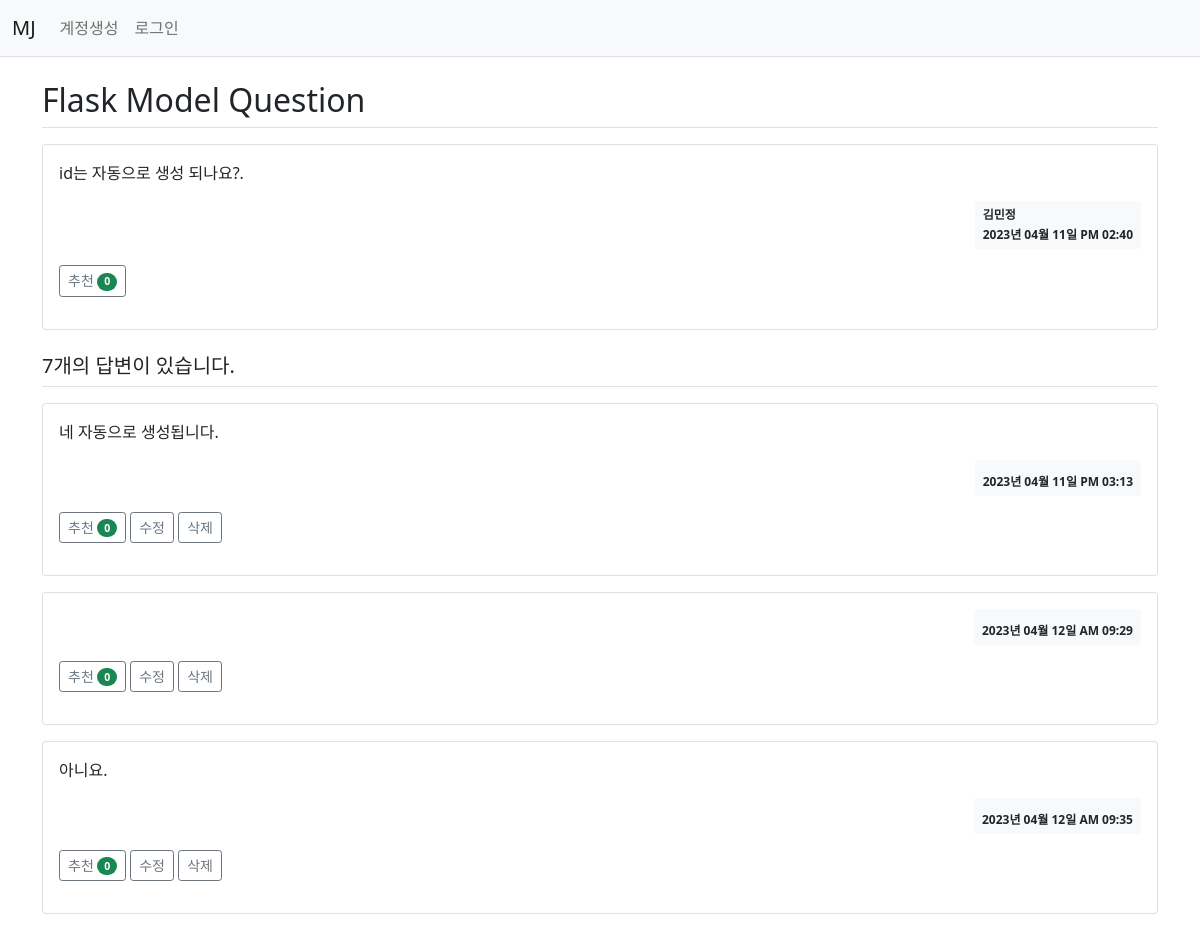
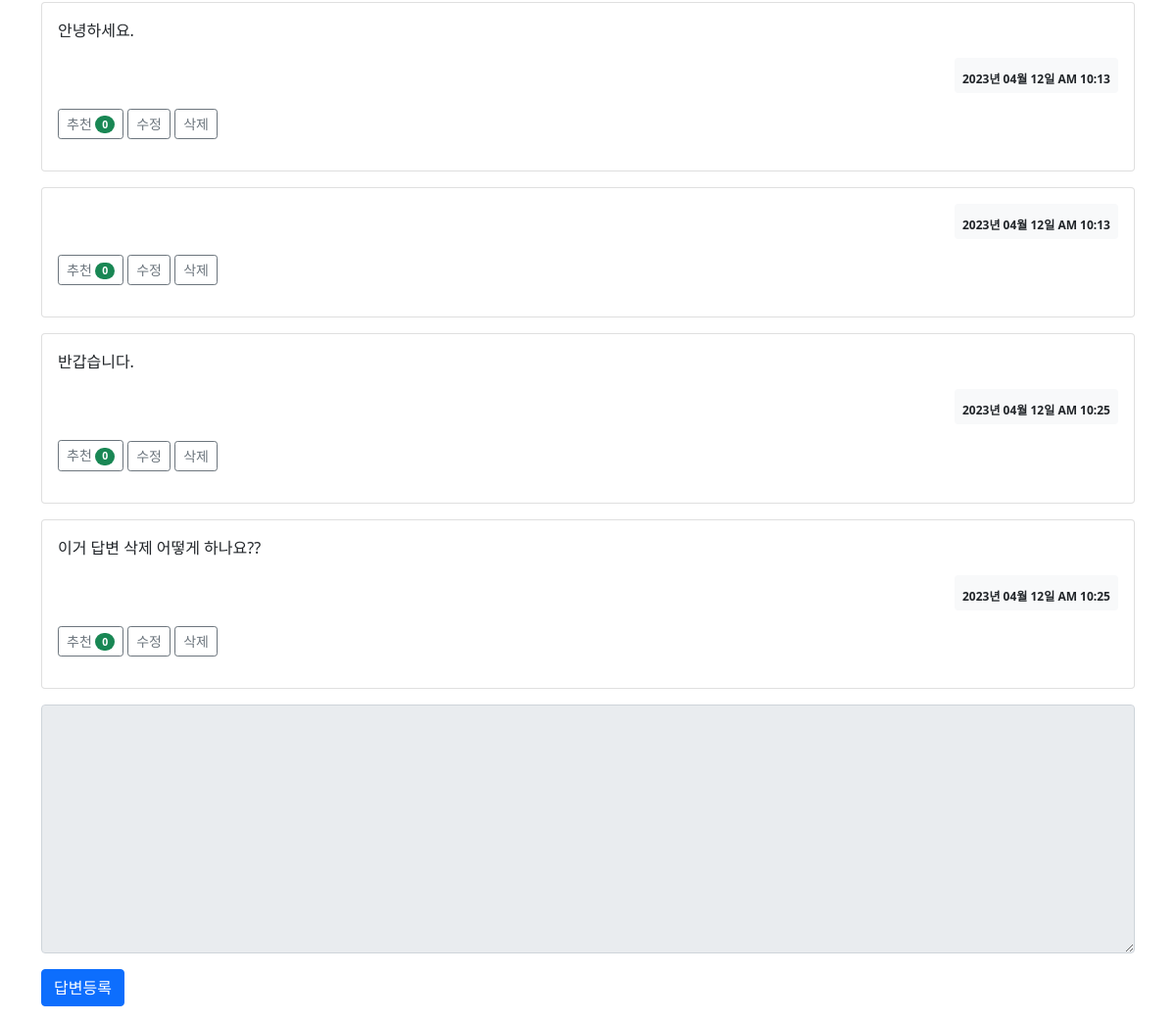
Screenshot of /question/detail/2/ with the database file from the repository (2 pictures, top to bottom).
### mj/models.py (models this page shows)
class Question(db.Model):
    id = db.Column(db.Integer, primary_key=True)
    subject = db.Column(db.String(200), nullable=False)
    content = db.Column(db.Text(), nullable=False)
    create_date = db.Column(db.DateTime(), nullable=False)
    user_id = db.Column(db.Integer, db.ForeignKey('user.id', ondelete='CASCADE'), nullable=False)
    user = db.relationship('User', backref=db.backref('question_set'))
    modify_date = db.Column(db.DateTime(), nullable=True)
    voter = db.relationship('User', secondary=question_voter, backref=db.backref('question_voter_set'))
    views = db.Column(db.Integer, server_default='0')

class User(db.Model):
    id = db.Column(db.Integer, primary_key=True)
    username = db.Column(db.String(150), unique=True, nullable=False)
    password = db.Column(db.String(200), nullable=False)
    email = db.Column(db.String(120), unique=True, nullable=False)

class Answer(db.Model):
    id = db.Column(db.Integer, primary_key=True)
    question_id = db.Column(db.Integer, db.ForeignKey('question.id', ondelete='CASCADE'))
    question = db.relationship('Question', backref=db.backref('answer_set'))
    content = db.Column(db.Text(), nullable=False)
    create_date = db.Column(db.DateTime(), nullable=False)
    user_id = db.Column(db.Integer, db.ForeignKey('user.id', ondelete='CASCADE'), nullable=True, server_default='1')
    user = db.relationship('User', backref=db.backref('answer_set'))
    modify_date = db.Column(db.DateTime(), nullable=True)
    voter = db.relationship('User', secondary=answer_voter, backref=db.backref('answer_voter_set'))

### mj/views/question_views.py (the view)
@bp.route('/detail/<int:question_id>/')
def detail(question_id):
    form = AnswerForm()
    question = Question.query.get_or_404(question_id)
    question.views +=1
    db.session.commit()
    return render_template('question/question_detail.html', question=question, form=form)

### mj/forms.py
class AnswerForm(FlaskForm):
    content = TextAreaField('내용', validators=[DataRequired('내용은 필수입력 항목입니다.')])

### mj/filter.py (called while the page is built)
def format_datetime(value, fmt='%Y년 %m월 %d일 %p %I:%M'):
    return value.strftime(fmt)

### mj/views/auth_views.py (called while the page is built)
@bp.before_app_request
def load_logged_in_user():
    user_id = session.get('user_id')
    if user_id is None:
        g.user = None
    else:
        g.user = User.query.get(user_id)

### mj/templates/question/question_detail.html (shortened to what this page needs)
<!DOCTYPE html>
<html lang="en">
<head>
</head>
<body>
{% extends 'base.html' %}
{% block content %}
<div class="container my-3">
    <h2 class="border-bottom py-2">{{ question.subject }}</h2>
    <div class="card my-3">
        <div class="card-body">
            <div class="card-text">{{ question.content|markdown}}</div>
            <div class="d-flex justify-content-end">
                <div class="badge bg-light text-dark p-2 text-start">
                    <div class="mb-2">{{question.user.username}}</div>
                    <div>{{ question.create_date|datetime }}</div>
                </div>
            </div>
            <div class="my-3">
                <a href="javascript:void(0)" data-uri="{{ url_for('question.vote', question_id=question.id) }}"
               class="recommend btn btn-sm btn-outline-secondary"> 추천
                <span class="badge rounded-pill bg-success">{{ question.voter|length }}</span>
            </a>
            </div>
        </div>
    </div>
    <h5 class="border-bottom my-3 py-2">{{ question.answer_set|length }}개의 답변이 있습니다.</h5>
    {% for answer in question.answer_set %}
    <div class="card my-3">
        <div class="card-body">
            <div class="card-text">{{ answer.content|markdown }}</div>
            <div class="d-flex justify-content-end">
                <div class="badge bg-light text-dark p-2 text-start">
                    <div>{{ answer.create_date|datetime }}</div>
                </div>
            </div>
            <div class="my-3">
                <a href="javascript:void(0)" data-uri="{{ url_for('answer.vote', answer_id=answer.id) }}"
               class="recommend btn btn-sm btn-outline-secondary"> 추천
                <span class="badge rounded-pill bg-success">{{ answer.voter|length }}</span>
            </a>
            {% if g.user == answer.user %}
            <a href="{{ url_for('answer.modify', answer_id=answer.id) }}"
               class="btn btn-sm btn-outline-secondary">수정</a>
             <a href="#" class="delete btn btn-sm btn-outline-secondary "
               data-uri="{{ url_for('answer.delete', answer_id=answer.id) }}">삭제</a>
            {% endif %}
        </div>
        </div>
    </div>
    {% endfor %}
    <form action="{{ url_for('answer.create', question_id=question.id) }}" method="post" class="my-3">
        <div class="mb-3">
            <textarea {% if not g.user %}disabled{% endif %}
                      name="content" id="content" class="form-control" rows="10"></textarea>
        </div>
        <input type="submit" value="답변등록" class="btn btn-primary">
    </form>
</div>
{% endblock %}

### rows the page displays
Question: subject "Flask Model Question", content "id는 자동으로 생성 되나요?.", create_date "2023년 04월 11일 PM 02:40"
User: user.username "김민정"
Answer: content "네 자동으로 생성됩니다.", create_date "2023년 04월 11일 PM 03:13", voter|length "0"
Answer: create_date "2023년 04월 12일 AM 09:29", voter|length "0"
Answer: content "아니요.", create_date "2023년 04월 12일 AM 09:35", voter|length "0"
Answer: content "안녕하세요.", create_date "2023년 04월 12일 AM 10:13", voter|length "0"
Answer: create_date "2023년 04월 12일 AM 10:13", voter|length "0"
Answer: content "반갑습니다.", create_date "2023년 04월 12일 AM 10:25", voter|length "0"
Answer: content "이거 답변 삭제 어떻게 하나요??", create_date "2023년 04월 12일 AM 10:25", voter|length "0"

### other values shown
{{ question.voter|length }} "0"
{{ question.answer_set|length }} "7"
